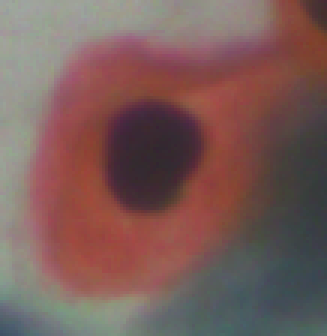
#> input picture data_enhance/traditional_enhancement/demo/test.bmp, 109 x 112 px (shown 3 times larger)
$ python '旋转实验.py'
#> lines starting #> are read from the running program, lines starting #| are printed output that depends on the picture
# -*- coding:utf-8 -*-
"""
作者：尘小风
日期：2023年05月12日
软件：Pycharm2020.2
"""
import cv2
import matplotlib.pyplot as plt
import numpy as np
import os

# 定义任意角度旋转函数，黑边被裁剪了，图片原尺寸会改变
crop_image = lambda img, x0, y0, w, h: img[y0:y0+h, x0:x0+w]
def rotate_image(img, angle, crop):
    """
    img: 输入的图像
    angle: 旋转的角度
    crop: 是否需要进行裁剪，布尔向量
    """
    w, h = img.shape[:2]
    # 旋转角度的周期是360°
    angle %= 360
    # 计算仿射变换矩阵
    M_rotation = cv2.getRotationMatrix2D((w / 2, h / 2), angle, 1)
    # 得到旋转后的图像
    img_rotated = cv2.warpAffine(img, M_rotation, (w, h))

    # 如果需要去除黑边
    if crop:
        # 裁剪角度的等效周期是180°
        angle_crop = angle % 180
        if angle > 90:
            angle_crop = 180 - angle_crop
        # 转化角度为弧度
        theta = angle_crop * np.pi / 180
        # 计算高宽比
        hw_ratio = float(h) / float(w)
        # 计算裁剪边长系数的分子项
        tan_theta = abs(np.tan(theta))
        numerator = abs(np.cos(theta) + np.sin(theta) * np.tan(theta))

        # 计算分母中和高宽比相关的项
        r = hw_ratio if h > w else 1 / hw_ratio
        # 计算分母项
        denominator = r * tan_theta + 1
        # 最终的边长系数
        crop_mult = numerator / denominator

        # 得到裁剪区域
        w_crop = int(crop_mult * w)
        h_crop = int(crop_mult * h)
        x0 = int((w - w_crop) / 2)
        y0 = int((h - h_crop) / 2)

        img_rotated = crop_image(img_rotated, x0, y0, w_crop, h_crop)

    return img_rotated

file_name = "test.bmp"
save_name = "001_01_"


img_original = cv2.imread(file_name)
#> img_original is the input picture: shape (112, 109, 3); mean B, G, R 89, 92.2, 122.2

# 旋转45度
# 第一个传入参数：要处理的图片；第二个传入参数：旋转角度；第三个传入参数：是否需要裁剪黑边
angle45 = rotate_image(img_original, 45, False)
save_imgname1 = save_name + "angle45.bmp"
save_path1 = os.path.join(os.getcwd(), save_name + save_imgname1)
cv2.imwrite(save_path1, angle45)

# 旋转90度
angle90 = rotate_image(img_original, 90, False)
#> call 2 of rotate_image, with angle = 90, crop = False
#> in rotate_image (call 2), `img_rotated = cv2.warpAffine(img, M_rotation, (w, h))`:
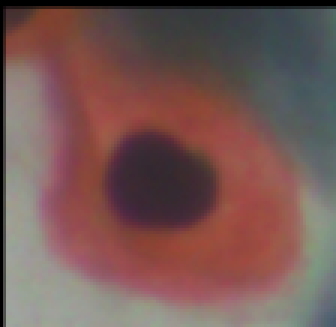
#> img_rotated: shape (109, 112, 3) (shown 3 times larger); mean B, G, R 84.4, 87.5, 117.8
save_imgname1 = save_name + "angle90.bmp"
save_path1 = os.path.join(os.getcwd(), save_name + save_imgname1)
cv2.imwrite(save_path1, angle90)


angle135 = rotate_image(img_original, 135, False)
#> call 3 of rotate_image, with angle = 135, crop = False
#> in rotate_image (call 3), `img_rotated = cv2.warpAffine(img, M_rotation, (w, h))`:
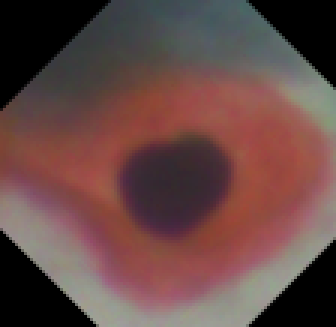
#> img_rotated: shape (109, 112, 3) (shown 3 times larger); mean B, G, R 69.4, 71.9, 101.4
save_imgname2 = save_name + "angle135.bmp"
save_path2 = os.path.join(os.getcwd(), save_name + save_imgname2)
cv2.imwrite(save_path2, angle135)


# 旋转180度
angle180 = rotate_image(img_original, 180, False)
#> call 4 of rotate_image, with angle = 180, crop = False
#> in rotate_image (call 4), `img_rotated = cv2.warpAffine(img, M_rotation, (w, h))`:
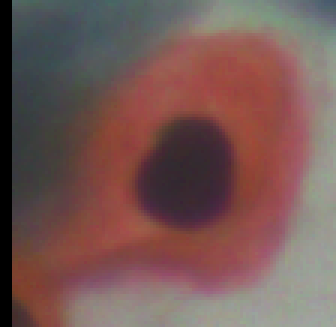
#> img_rotated: shape (109, 112, 3) (shown 3 times larger); mean B, G, R 84.6, 87.7, 117.9
save_imgname3 = save_name + "angle180.bmp"
save_path3 = os.path.join(os.getcwd(), save_name + save_imgname3)
cv2.imwrite(save_path3, angle180)


# 旋转180度
angle225 = rotate_image(img_original, -45, False)
#> in rotate_image (call 5), `img_rotated = cv2.warpAffine(img, M_rotation, (w, h))`:
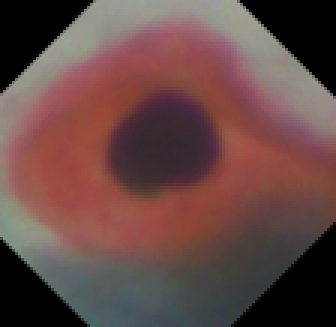
#> img_rotated: shape (109, 112, 3) (shown 3 times larger); mean B, G, R 70, 72.4, 102
save_imgname4 = save_name + "angle225.bmp"
save_path4 = os.path.join(os.getcwd(), save_name + save_imgname4)
cv2.imwrite(save_path4, angle225)

# 旋转270度
angle270 = rotate_image(img_original, -90, False)
#> in rotate_image (call 6), `img_rotated = cv2.warpAffine(img, M_rotation, (w, h))`:
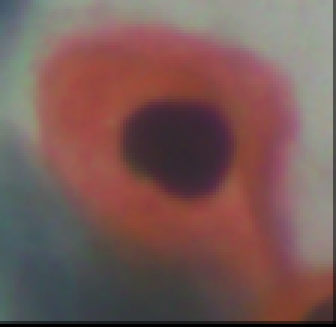
#> img_rotated: shape (109, 112, 3) (shown 3 times larger); mean B, G, R 86.6, 89.8, 119.9
save_imgname5 = save_name + "angle270.bmp"
save_path5 = os.path.join(os.getcwd(), save_name + save_imgname5)
cv2.imwrite(save_path5, angle270)

angle315 = rotate_image(img_original, -135, False)
#> in rotate_image (call 7), `img_rotated = cv2.warpAffine(img, M_rotation, (w, h))`:
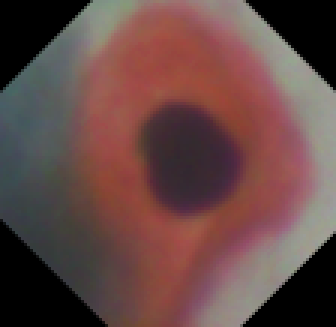
#> img_rotated: shape (109, 112, 3) (shown 3 times larger); mean B, G, R 69.8, 72.2, 101.3
save_imgname6 = save_name + "angle315.bmp"
save_path6 = os.path.join(os.getcwd(), save_name + save_imgname6)
cv2.imwrite(save_path6, angle315)

# 因为cv2.imread()函数返回的图像颜色空间是BGR，而不是RGB
# 所以显示图片的时候可以通过[:,:,::-1]让图像颜色空间倒序排列，即BGR->RGB
plt.subplot(331)
plt.imshow(img_original[:,:,::-1])

plt.subplot(332)
plt.imshow(angle45[:,:,::-1])

plt.subplot(333)
plt.imshow(angle90[:,:,::-1])


plt.subplot(334)
plt.imshow(angle135[:,:,::-1])

plt.subplot(335)
plt.imshow(angle180[:,:,::-1])

plt.subplot(336)
plt.imshow(angle225[:,:,::-1])

plt.subplot(337)
plt.imshow(angle270[:,:,::-1])

plt.subplot(338)
plt.imshow(angle315[:,:,::-1])


plt.show()
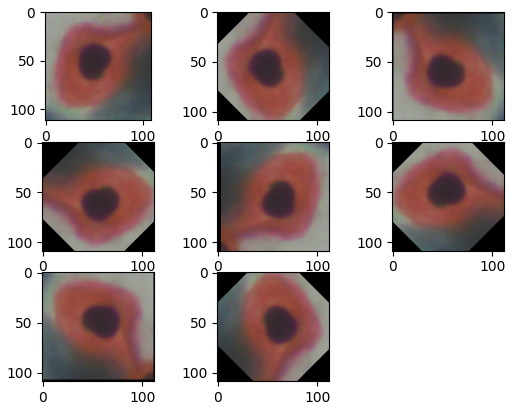
#> figure drawn by matplotlib, 8 panels
